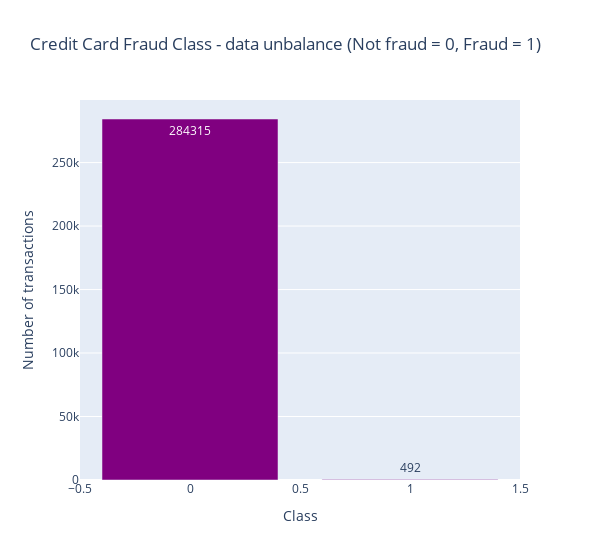

Notebook code for this chart:
### Code cell
# DATA UNBALENCE
temp = data["Class"].value_counts()
df = pd.DataFrame({'Class': temp.index,'values': temp.values})

trace = go.Bar(
    x = df['Class'],y = df['values'],
    name="Credit Card Fraud Class - data unbalance (Not fraud = 0, Fraud = 1)",
    marker=dict(color="Purple"),
    text=df['values']
)
data_df = [trace]
layout = dict(title = 'Credit Card Fraud Class - data unbalance (Not fraud = 0, Fraud = 1)',
          xaxis = dict(title = 'Class', showticklabels=True), 
          yaxis = dict(title = 'Number of transactions'),
          hovermode = 'closest',width=600
         )
fig = dict(data=data_df, layout=layout)
iplot(fig, filename='class')

### Figure 1 — Plotly figure (JSON) as saved in the notebook; plotly's stock layout.template omitted (floating-point values rounded to 4 significant figures)
{"data": [{"marker": {"color": "Purple"}, "name": "Credit Card Fraud Class - data unbalance (Not fraud = 0, Fraud = 1)", "text": [284315, 492], "type": "bar", "x": [0, 1], "y": [284315, 492]}], "layout": {"hovermode": "closest", "title": {"text": "Credit Card Fraud Class - data unbalance (Not fraud = 0, Fraud = 1)"}, "width": 600, "xaxis": {"showticklabels": true, "title": {"text": "Class"}}, "yaxis": {"title": {"text": "Number of transactions"}}}}
